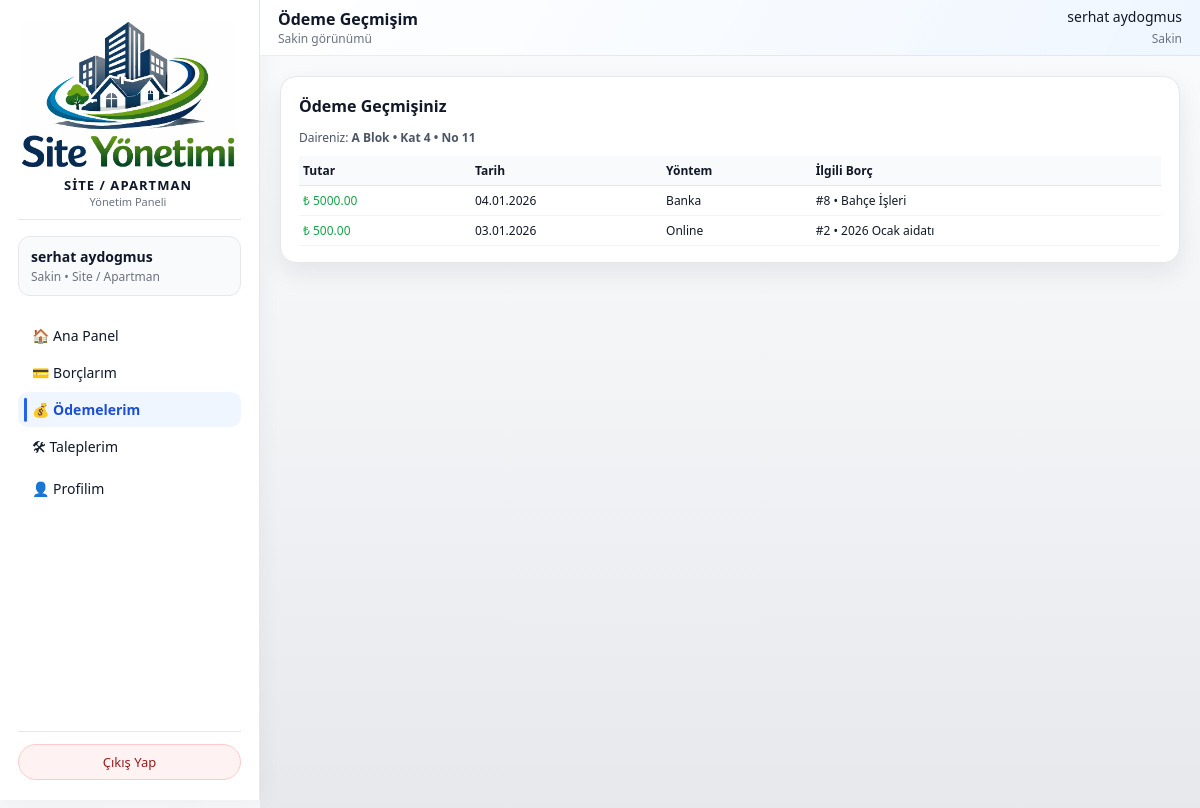
The app's page /resident/odemelerim (signed in) with its own data.
### models/user_model.py (models this page shows, shortened)
class User(db.Model):
    __tablename__ = "users"
    id = db.Column(db.Integer, primary_key=True)
    name = db.Column(db.String(120), nullable=False)
    email = db.Column(db.String(120), unique=True, nullable=False, index=True)
    phone = db.Column(db.String(32), nullable=True)
    password_hash = db.Column(db.String(255), nullable=False)
    role = db.Column(db.String(20), nullable=False, default="resident")
    apartment_id = db.Column(
        db.Integer,
        db.ForeignKey("apartments.id"),
        nullable=True,
    )
    is_active = db.Column(db.Boolean, default=True, nullable=False)

### models/apartment_model.py (models this page shows, shortened)
class Apartment(db.Model):
    __tablename__ = "apartments"
    id = db.Column(db.Integer, primary_key=True)
    block = db.Column(db.String(50), nullable=False)
    floor = db.Column(db.String(20), nullable=False)
    number = db.Column(db.String(20), nullable=False)
    area_m2 = db.Column(db.Float, nullable=True)
    owner_name = db.Column(db.String(120))
    owner_phone = db.Column(db.String(32))
    notes = db.Column(db.Text)
    users = db.relationship("User", backref="apartment", lazy="dynamic")
    bills = db.relationship("Bill", backref="apartment", lazy="dynamic")
    payments = db.relationship("Payment", backref="apartment", lazy="dynamic")
    tickets = db.relationship("Ticket", backref="apartment", lazy="dynamic")

### models/payment_model.py (models this page shows, shortened)
class Payment(db.Model):
    __tablename__ = "payments"
    id = db.Column(db.Integer, primary_key=True)
    bill_id = db.Column(db.Integer, db.ForeignKey("bills.id"), nullable=True)
    apartment_id = db.Column(db.Integer, db.ForeignKey("apartments.id"), nullable=False)
    user_id = db.Column(db.Integer, db.ForeignKey("users.id"), nullable=True)
    amount = db.Column(Numeric(10, 2), nullable=False)
    payment_date = db.Column(db.DateTime, nullable=False, default=datetime.utcnow)
    method = db.Column(db.String(50), nullable=True)
    user = db.relationship("User", backref="payments", lazy=True)

### models/bill_model.py (models this page shows, shortened)
class Bill(db.Model):
    __tablename__ = "bills"
    id = db.Column(db.Integer, primary_key=True)
    apartment_id = db.Column(db.Integer, db.ForeignKey("apartments.id"), nullable=False)
    description = db.Column(db.String(255), nullable=False)
    amount = db.Column(Numeric(10, 2), nullable=False)
    due_date = db.Column(db.Date, nullable=True)
    status = db.Column(db.String(20), nullable=False, default="open")
    type = db.Column(db.String(50), nullable=True)
    created_at = db.Column(db.DateTime, default=datetime.utcnow)
    updated_at = db.Column(
        db.DateTime, default=datetime.utcnow, onupdate=datetime.utcnow
    )
    payments = db.relationship("Payment", backref="bill", lazy="dynamic")

### routes/resident_routes.py (the view)
@resident_bp.route("/odemelerim")
@resident_required
def odemelerim():
    user, apartment = _get_current_resident()
    if not user:
        flash("Kullanıcı bulunamadı. Lütfen tekrar giriş yapın.", "error")
        return redirect(url_for("auth.logout"))
    payments = []
    if not apartment:
        flash(
            "Herhangi bir daire ile eşleştirilmemişsiniz. Lütfen yönetici ile iletişime geçin.",
            "info",
        )
        return render_template("resident/odemelerim.html", user=user, payments=payments)
    try:
        payments = (
            db.session.query(Payment, Bill)
            .outerjoin(Bill, Payment.bill_id == Bill.id)
            .filter(Payment.apartment_id == apartment.id)
            .order_by(Payment.payment_date.desc())
            .all()
        )
    except SQLAlchemyError as exc:
        current_app.logger.exception("Sakin ödeme listesi alınamadı: %s", exc)
        flash("Ödemeleriniz listelenirken bir hata oluştu.", "error")
    return render_template(
        "resident/odemelerim.html",
        user=user,
        apartment=apartment,
        payments=payments,
    )

### templates/resident/odemelerim.html (shortened to what this page needs)
{% extends "base.html" %}
{% block topbar_title %}Ödeme Geçmişim{% endblock %}
{% block content %}
<div class="card">
  <h2 style="font-size:16px; margin-bottom:6px;">Ödeme Geçmişiniz</h2>
  {% if apartment %}
    <p style="font-size:12px; color:#4b5563; margin-bottom:10px;">
      Daireniz: <strong>{{ apartment.block }} Blok • Kat {{ apartment.floor }} • No {{ apartment.number }}</strong>
    </p>
  {% endif %}
  {% if payments %}
    <div style="width:100%; overflow-x:auto;">
      <table style="width:100%; border-collapse:collapse; font-size:12px;">
        <thead>
          <tr style="background:#f9fafb; border-bottom:1px solid #e5e7eb;">
            <th style="text-align:left; padding:6px 4px;">Tutar</th>
            <th style="text-align:left; padding:6px 4px;">Tarih</th>
            <th style="text-align:left; padding:6px 4px;">Yöntem</th>
            <th style="text-align:left; padding:6px 4px;">İlgili Borç</th>
          </tr>
        </thead>
        <tbody>
          {% for payment, bill in payments %}
            <tr style="border-bottom:1px solid #f3f4f6;">
              <td style="padding:6px 4px; white-space:nowrap; color:#16a34a;">
                ₺ {{ "%.2f"|format(payment.amount) }}
              </td>
              <td style="padding:6px 4px; white-space:nowrap;">
                {% if payment.payment_date %}
                  {{ payment.payment_date.strftime('%d.%m.%Y') }}
                {% else %}
                  <span style="color:#9ca3af;">-</span>
                {% endif %}
              </td>
              <td style="padding:6px 4px; white-space:nowrap;">
                {% if payment.method %}
                  {{ payment.method|capitalize }}
                {% else %}
                  <span style="color:#9ca3af;">-</span>
                {% endif %}
              </td>
              <td style="padding:6px 4px;">
                {% if bill %}
                  #{{ bill.id }} • {{ bill.description }}
                {% else %}
                  <span style="color:#9ca3af;">Eşleştirilmemiş</span>
                {% endif %}
              </td>
            </tr>
          {% endfor %}
        </tbody>
      </table>
    </div>
  {% else %}
    <p style="font-size:13px; color:#6b7280;">
      Henüz kayıtlı bir ödeme hareketiniz bulunmuyor.
    </p>
  {% endif %}
</div>
{% endblock %}

### templates/base.html (shortened to what this page needs)
<!doctype html>
<html lang="tr">
<head>
  <link rel="stylesheet" href="{{ url_for('static', filename='css/app.css') }}">
</head>
<body class="{% block body_class %}{% endblock %}">
<div class="layout">
  <aside class="sidebar" id="sidebar">
{% set site_name = current_site_name if current_site_name is defined and current_site_name else 'QR Site Yönetim' %}
<div class="sidebar__header">
  <div class="sidebar__logo-wrapper">
    <img
      src="{{ url_for('static', filename='logo1.png') }}"
      alt="Logo"
      class="sidebar__logo-img"
      style="width:220px; height:150px; object-fit:contain;"
    >
    <div class="sidebar__brand-block">
      <div class="sidebar__brand-title">
        {{ current_site_name }}
      </div>
      <div class="sidebar__brand-subtitle">
        Yönetim Paneli
      </div>
    </div>
  </div>
</div>
    <div class="sidebar__user">
      {% set user_name = session.get("user_name") %}
      {% set user_role = session.get("user_role") %}
      {% set site_name = session.get("site_name", "Site / Apartman") %}
      <div class="sidebar__user-name">
        {% if user_name %}
          {{ user_name }}
        {% else %}
          Giriş Yapıldı
        {% endif %}
      </div>
      <div class="sidebar__user-role">
        {% if user_role == "admin" %}
          Yönetici • {{ site_name }}
        {% elif user_role == "resident" %}
          Sakin • {{ site_name }}
        {% else %}
          {{ site_name }}
        {% endif %}
      </div>
    </div>
    <nav class="sidebar__nav">
      {% set endpoint = request.endpoint or "" %}
      {% if user_role == "admin" %}
        <a href="{{ url_for('admin.dashboard') }}"
           class="sidebar__link {% if endpoint == 'admin.dashboard' %}sidebar__link--active{% endif %}">
          🏠 Yönetim Paneli
        </a>
        <a href="{{ url_for('admin.manage_apartments') }}"
           class="sidebar__link {% if endpoint == 'admin.manage_apartments' %}sidebar__link--active{% endif %}">
          🏢 Daireler
        </a>
        <a href="{{ url_for('admin.manage_users') }}"
           class="sidebar__link {% if endpoint == 'admin.manage_users' %}sidebar__link--active{% endif %}">
          👥 Kullanıcılar
        </a>
        <a href="{{ url_for('admin.manage_bills') }}"
           class="sidebar__link {% if endpoint == 'admin.manage_bills' or endpoint == 'admin.dues_summary' %}sidebar__link--active{% endif %}">
          💳 Borç / Aidatlar
        </a>
        <a href="{{ url_for('admin.manage_payments') }}"
           class="sidebar__link {% if endpoint == 'admin.manage_payments' %}sidebar__link--active{% endif %}">
          💰 Ödemeler
        </a>
        <a href="{{ url_for('admin.manage_announcements') }}"
           class="sidebar__link {% if endpoint == 'admin.manage_announcements' %}sidebar__link--active{% endif %}">
          📢 Duyurular
        </a>
        <a href="{{ url_for('admin.manage_tickets') }}"
           class="sidebar__link {% if endpoint == 'admin.manage_tickets' %}sidebar__link--active{% endif %}">
          🛠 Talepler
        </a>
        <a href="{{ url_for('admin.settings') }}"
           class="sidebar__link {% if endpoint == 'admin.settings' %}sidebar__link--active{% endif %}">
          ⚙️ Ayarlar
        </a>
      {% elif user_role == "resident" %}
        <a href="{{ url_for('resident.dashboard') }}"
           class="sidebar__link {% if endpoint == 'resident.dashboard' %}sidebar__link--active{% endif %}">
          🏠 Ana Panel
        </a>
        <a href="{{ url_for('resident.borclarim') }}"
           class="sidebar__link {% if endpoint == 'resident.borclarim' %}sidebar__link--active{% endif %}">
          💳 Borçlarım
        </a>
        <a href="{{ url_for('resident.odemelerim') }}"
           class="sidebar__link {% if endpoint == 'resident.odemelerim' %}sidebar__link--active{% endif %}">
          💰 Ödemelerim
        </a>
        <a href="{{ url_for('resident.taleplerim') }}"
           class="sidebar__link {% if endpoint == 'resident.taleplerim' %}sidebar__link--active{% endif %}">
          🛠 Taleplerim
        </a>
        <a href="{{ url_for('resident.profil') }}"
           class="sidebar__link {% if endpoint == 'resident.profil' %}sidebar__link--active{% endif %}">
          👤 Profilim
        </a>
      {% else %}
        <a href="{{ url_for('admin.dashboard') }}"
           class="sidebar__link {% if endpoint == 'admin.dashboard' %}sidebar__link--active{% endif %}">
          🏠 Panel
        </a>
      {% endif %}
    </nav>
    <div class="sidebar__footer">
      <a href="{{ url_for('auth.logout') }}" class="sidebar__logout-btn">
        Çıkış Yap
      </a>
    </div>
  </aside>
  <div class="main">
    <header class="topbar">
      <div>
        <div class="topbar__title">
          {% block topbar_title %}Yönetim Paneli{% endblock %}
        </div>
        <div class="topbar__subtitle">
          {% if user_role == "admin" %}
            Yönetici görünümü
          {% elif user_role == "resident" %}
            Sakin görünümü
          {% else %}
            Apartman / Site yönetim sistemi
          {% endif %}
        </div>
      </div>
      <div class="topbar__user">
        {% if user_name %}
          <span class="topbar__user-name">{{ user_name }}</span>
        {% endif %}
        {% if user_role %}
          <span class="topbar__user-role">
            {% if user_role == "admin" %}Yönetici{% elif user_role == "resident" %}Sakin{% endif %}
          </span>
        {% endif %}
      </div>
    </header>
    <main class="content">
      {% block content %}{% endblock %}
    </main>
  </div>
</div>
</body>
</html>

### records on screen
User: name "serhat aydogmus"
Apartment: block "A", floor "4", number "11"
Payment: amount "5000.00", payment_date "04.01.2026", method "Banka", id "8", description "Bahçe İşleri"
Payment: amount "500.00", payment_date "03.01.2026", method "Online", id "2", description "2026 Ocak aidatı"

### other values on screen
{{ current_site_name }} "SITE / APARTMAN"
{{ site_name }} "Site / Apartman"
